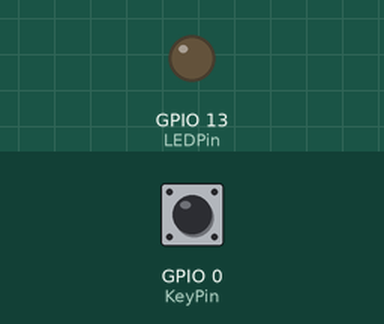
Recording of a sketch running on a simulated ESP8266 (NodeMCU). On the bench: output pins drawn as LEDs (lit = HIGH). Dashed ring = blinking. The test bench sets the inputs (shaded band); at power-on: GPIO 0 (KeyPin) HIGH. WiFi joins after 1.5 s; servers stay silent unless stated; pins used as bus, display or sensor lines are not drawn; what the sketch prints to the serial monitor is not drawn.

Above: at 1.63 s.
At 2.5 s:
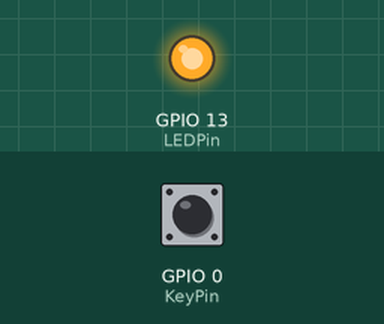
2.6 s: GPIO 0 (KeyPin) pulled LOW for 0.15 s
At 3.6 s:
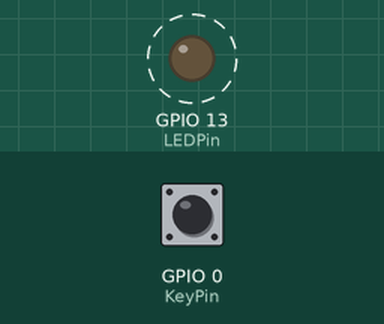
Timing chart, 0 to 11.6 s (numbered marks = the images above; inputs shaded):
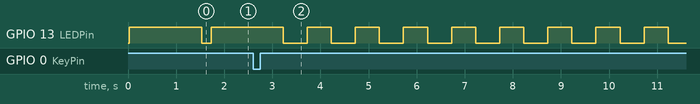

The sketch:

ESP8266_Router.ino
```cpp
/**
   @file ESP8266_Router.ino

   @author Rok Rodic (http://www.rodic.si/)
   @date 2017-08-30

   ROSA BootCon alias Router reseter
   Select: NODEMCU 1.0 4M(1M SPIFFS) 80MHz
   Select: (for Sonoff S20) Generic ESP8266 Module, flashmode DOUT!!!!, freq 40MHz, CPU 80MHz, flash 1M(64k SPIFFS or none),
    There is a button attached to GPIO0 and two LEDs, a green one connected to GPIO13 like in the Sonoff and a blue one to the GPIO12, like the relay, so whenever the relay is closed the LED will lit blue.
    Press button when connecting Vcc in order to program!!!
    GPIO0  button
    GPIO1  rxd
    GPIO3  txd
    GPIO12 blue led and Relay (0 = Off, 1 = On)
    GPIO13 green led (0 = On, 1 = Off)
    esptool.py --port COM3 write_flash 0x00000 firmware.bin
    esptool.py --port COM3 erase_flash

   Some info about variables (all times are in milliseconds):
   TargetHTTP - holds name of internet page you want to connect to.
   CheckPeriod - defined time between checks of internet page TargetHTTP.
   ResetPeriod - time to wait after the "no intrnet" = TargetHTTP-could-not-be-connected-to. Will start resetting after this time. Can be longer then CheckPeriod - the wifi might reappear in this time, and the S20 will not reboot as it is not needed anymore.
   TimeToWaitForRouterReset - time the S20 waits after it resets the router (router needs time to reboot) and tries with new checks of TargetHTTP.
   nextTime - time when next check of targetHTTP will be done.
   LastConnect - time of last connection to TargetHTTP.

   changelog:
    - added some more info above
    - SSDP for automatic detection
    - button reset
    - MDNS + http firmware upload
    - watchdog
    - basic logic / timings
*/
#define CheckPeriod 5*60*1000 //in milliseconds
#define ResetPeriod 15*60*1000 //in milliseconds
#define TimeToWaitForRouterReset 2*60*1000 //in milliseconds
static const char GSSID[] PROGMEM = "YourSSID"; //"YourSSID";
static const char GPASS[] PROGMEM = "YourPASSWORD"; //"YourPASSWORD";
const String TargetHTTP = "http://plain-text-ip.com/";
const char* firmware_update_path = "/firmware";
char firmware_update_username[] = "admin";
char firmware_update_password[] = "admin";
const char* host = "bootcon";

  #include <ESP8266WiFi.h>
  #include <WiFiClient.h>
  #include <ESP8266WebServer.h>
  #include <ESP8266HTTPClient.h>
  #include <ESP8266SSDP.h>
  #include <ESP8266mDNS.h>
  #include <ESP8266HTTPUpdateServer.h>
  //#include <ESP8266NetBIOS.h>
  //#include <ESP8266LLMNR.h>
  //#include <Arduino.h>
  //#include <GDBStub.h>
  #include <ESP8266WiFiMulti.h>
  #include <ArduinoOTA.h>
  #include "Bounce2.h"
  extern "C" {
    #include "user_interface.h"  // Required for wifi_station_connect() to work
  }

IPAddress static_ip(192, 168, 1, 155); //Requested static IP address for the ESP
IPAddress static_gateway(192, 168, 1, 1); // IP address for the Wifi router
IPAddress static_netmask(255, 255, 255, 0);
const char* Intro_string = "ROSA RR 20170830.v004";
#define KeyPin 0
#define ResetPin 12
#define LEDPin 13
unsigned long nextTime = 0;
unsigned long LastConnect = 2*60*1000; //in milliseconds
#define DBG_PORT Serial
ESP8266WiFiMulti WiFiMulti;
ESP8266WebServer httpServer(80);
ESP8266HTTPUpdateServer httpUpdater;
HTTPClient http;
#define OFF 1 //for LED
#define ON  0 //for LED
#define ROFF 0 //for RELAY
#define RON  1 //for RELAY
unsigned long currentMillis;
unsigned long RestartTime = 0;
String g_ssid;
String g_pass;
const int PinR = ResetPin;
const int PinK = KeyPin;
const int PinLED = LEDPin;
Bounce debouncer = Bounce();
String IPString = "";
String StrA = "<!DOCTYPE html><html><body><h2>BootCon - A very cheap router resetter</h2><a href=\"/firmware\">Firmware update</a>.</br></br><a href=\"http://www.rodic.si/\">Author's homepage</a>.</body></html>";

void setup() {
  g_ssid = FPSTR(GSSID); //g_ssid = "";
  g_pass = FPSTR(GPASS); //g_pass = "";
  ESP.wdtEnable(8000);
  ESP.wdtFeed();
  pinMode(PinR, OUTPUT); digitalWrite(PinR, RON);
  pinMode(PinLED, OUTPUT); digitalWrite(PinLED, ON);
  pinMode(PinK, INPUT_PULLUP);
  debouncer.attach(PinK);
  debouncer.interval(25); // interval in ms
  DBG_PORT.begin(115200);
  DBG_PORT.println();
  //DBG_PORT.setDebugOutput(true);
  DBG_PORT.println(F("Booting"));
  DBG_PORT.printf("Sketch size: %u\n", ESP.getSketchSize());
  DBG_PORT.printf("Free size: %u\n", ESP.getFreeSketchSpace());
  DBG_PORT.printf("Heap: %u\n", ESP.getFreeHeap());
  DBG_PORT.printf("Boot Vers: %u\n", ESP.getBootVersion());
  DBG_PORT.printf("CPU: %uMHz\n", ESP.getCpuFreqMHz());
  DBG_PORT.printf("SDK: %s\n", ESP.getSdkVersion());
  DBG_PORT.printf("Chip ID: %u\n", ESP.getChipId());
  DBG_PORT.printf("Flash ID: %u\n", ESP.getFlashChipId());
  DBG_PORT.printf("Flash Size: %u\n", ESP.getFlashChipRealSize());
  DBG_PORT.printf("Vcc: %u\n", ESP.getVcc());
  DBG_PORT.println(Intro_string);
  DBG_PORT.print(F("Chip ID: 0x"));
  DBG_PORT.println(ESP.getChipId(), HEX);
  DBG_PORT.print(F("Reset reason: "));
  DBG_PORT.println(ESP.getResetReason());

  //DBG_PORT.print("WIFI connecting");
  WiFi.mode(WIFI_STA);
  WiFiMulti.addAP(g_ssid.c_str(), g_pass.c_str());
//  WiFi.begin(g_ssid.c_str(), g_pass.c_str());
  http.setReuse(true);
//  byte cnt = 0;
//  while ((WiFi.status() != WL_CONNECTED) && (cnt < 100)) {
//    delay(500);
//    DBG_PORT.print(".");
//    cnt++;
//    yield();
//    ESP.wdtFeed();
//  }
//  DBG_PORT.print(F("IP address: "));
//  IPString = WiFi.localIP().toString();
//  DBG_PORT.println(IPString);

  httpServer.on("/index.html", [](){
    httpServer.send(200, "text/html", StrA);
  });
  httpServer.on("/", [](){
    httpServer.send(200, "text/html", StrA);
  });
  httpServer.on("/description.xml", HTTP_GET, [](){SSDP.schema(httpServer.client());});
  MDNS.begin(host);
  httpUpdater.setup(&httpServer, firmware_update_path, firmware_update_username, firmware_update_password);
//  httpServer.begin();
  MDNS.addService("http", "tcp", 80);
  DBG_PORT.printf("HTTPUpdateServer ready! Open http://%s.local%s in your browser and login with username '%s' and password '%s'\n", host, firmware_update_path, firmware_update_username, firmware_update_password);

  httpServer.begin();

  Serial.printf("Starting SSDP...\n");
  SSDP.setSchemaURL("description.xml");
  SSDP.setHTTPPort(80);
  SSDP.setName("BootCon");
  SSDP.setSerialNumber("24586273");
  SSDP.setURL("index.html");
  SSDP.setModelName("ROSA Router reseter 2018");
  SSDP.setModelNumber("20180310007");
  SSDP.setModelURL("http://www.rodic.si");
  SSDP.setManufacturer("Rok Rodic");
  SSDP.setManufacturerURL("http://www.rodic.si");
  SSDP.setDeviceType("upnp:rootdevice");
  SSDP.begin();

  DBG_PORT.print(F("DONE\n"));
  digitalWrite(PinLED, OFF);
}

void WiFiOn() {
  wifi_fpm_do_wakeup();
  wifi_fpm_close();
  wifi_set_opmode(STATION_MODE);
  wifi_station_connect();
}

#define FPM_SLEEP_MAX_TIME 0xFFFFFFF

void WiFiOff() {
  wifi_station_disconnect();
  wifi_set_opmode(NULL_MODE);
  wifi_set_sleep_type(MODEM_SLEEP_T);
  wifi_fpm_open();
  wifi_fpm_do_sleep(FPM_SLEEP_MAX_TIME);
}

void loop() {
  currentMillis = millis();

  if (currentMillis > nextTime) {
    if((WiFiMulti.run() == WL_CONNECTED)) {
      digitalWrite(PinLED, ON);
      DBG_PORT.println("IP address: ");
      DBG_PORT.println(WiFi.localIP());
      DBG_PORT.print("[HTTP] begin...\n");
      http.begin(TargetHTTP);
      //DBG_PORT.print("[HTTP] GET...\n");
      int httpCode = http.GET(); // httpCode will be negative on error
      if (httpCode > 0) {
        if (currentMillis > (0xFFFFFFFF - CheckPeriod)) nextTime = 0; else nextTime = currentMillis + CheckPeriod; //To avoid overflow
        if (currentMillis > (0xFFFFFFFF - ResetPeriod)) LastConnect = 0; else LastConnect = currentMillis; //To avoid overflow
        //DBG_PORT.printf("[HTTP] GET... code: %d, got: ", httpCode);
        if (httpCode == HTTP_CODE_OK) {
          String payload = http.getString();
          //DBG_PORT.println(payload);
        }
        DBG_PORT.printf("[NEXT] Scan scheduled in %d seconds.", (CheckPeriod/1000));
      } else {
        DBG_PORT.printf("[HTTP] GET... failed, error: %s\n", http.errorToString(httpCode).c_str());
        if (currentMillis > (0xFFFFFFFF - CheckPeriod)) nextTime = 0; else nextTime = currentMillis + (CheckPeriod / 100);
      }
      http.end();
      digitalWrite(PinLED, OFF);
    }
  }

  debouncer.update();

  // Trigger restart
  if ((currentMillis > (LastConnect + ResetPeriod)) || (debouncer.fell())) {
    digitalWrite(PinR, ROFF);
    delay(100);
    DBG_PORT.println(F("RESETTING!!!"));
    //WiFi.forceSleepBegin();
    //WiFiOff();
    unsigned int cnt = 0;
    unsigned long qwe = millis() + TimeToWaitForRouterReset;
    while (millis() < qwe) {
      //DBG_PORT.println(F("."));
      ESP.wdtFeed();
      yield();
      delay(500);
      cnt++;
      if ((cnt % 2) == 0) digitalWrite(PinLED, OFF); else digitalWrite(PinLED, ON);
      if (cnt > 10) digitalWrite(PinR, RON);
    }
    ESP.restart();
  }

  httpServer.handleClient();
  ESP.wdtFeed();
  yield();
}
```

Measured:
- after the input at 2.6 s, GPIO 13 (LEDPin): alternates HIGH for 0.50 s and LOW for 0.50 s, starting after 0.63 s
